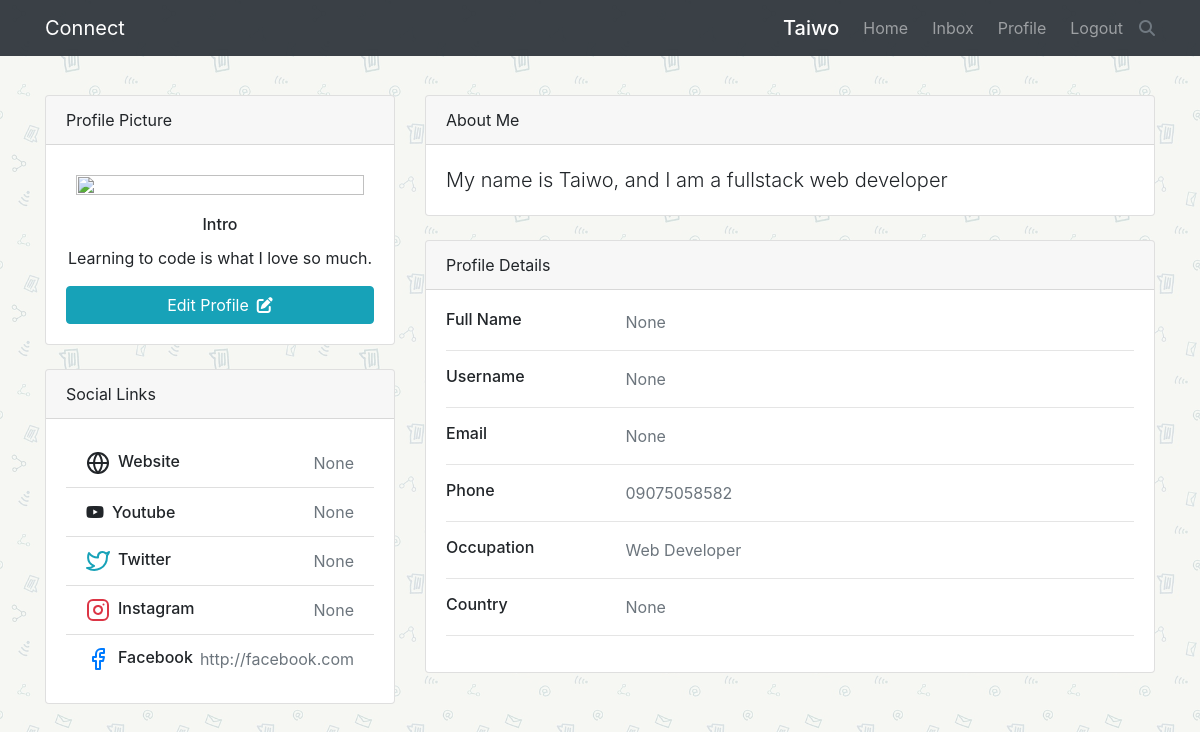
Page /profile (signed in) on the earlier database version.
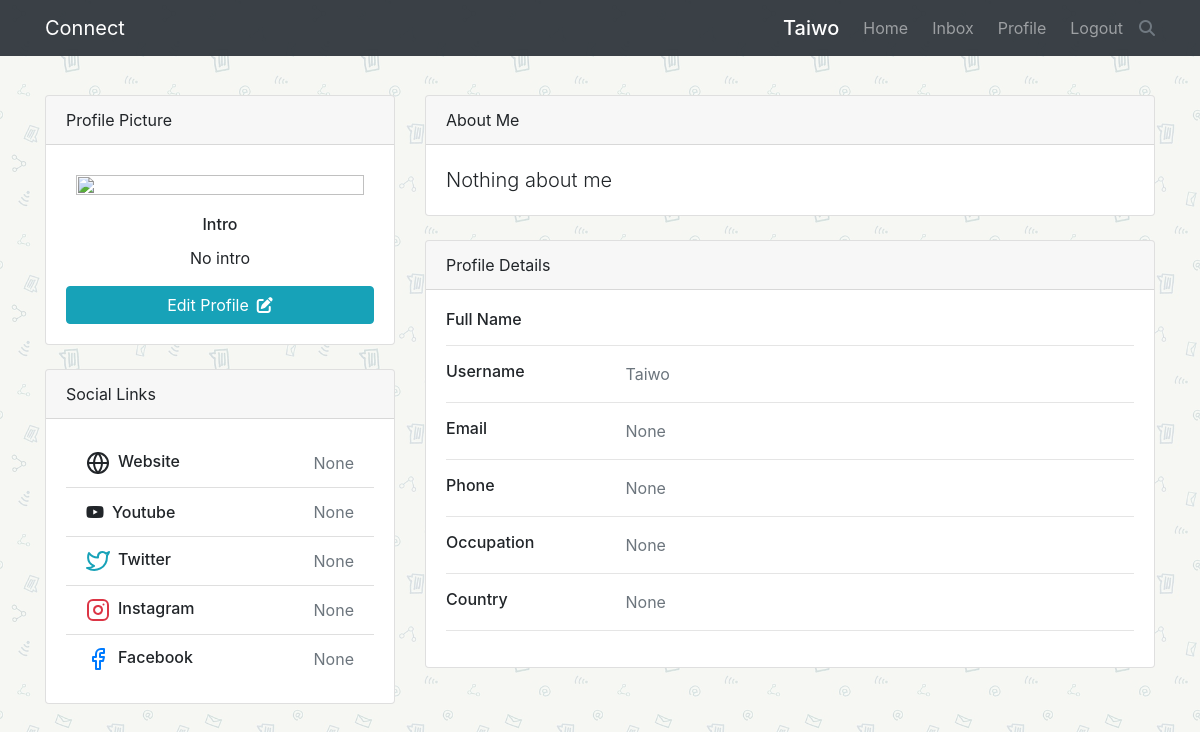
Same page on the later database version.
### posts/models.py (models this page shows, shortened)
class Profile(models.Model):
    owner = models.OneToOneField(User, on_delete=models.CASCADE, null=True, blank=True, related_name='profile')
    name = models.CharField(max_length=30, null=True, blank=True)
    username = models.CharField(max_length=30, null=True, blank=True)
    intro = models.CharField(max_length=50, null=True, blank=True)
    profile_picture = models.ImageField(
        blank=True, upload_to="Profile_images/")
    cover_picture = models.ImageField(
        blank=True, upload_to="cover_images/")
    occupation = models.CharField(max_length=50, null=True, blank=True)
    about_me = models.TextField(blank=True, null=True)
    mobile = models.CharField(max_length=20, blank=True, null=True)
    email = models.EmailField(max_length=100, null=True, blank=True)
    country = models.CharField(max_length=30, null=True, blank=True)
    website_link = models.URLField(max_length=200, null=True, blank=True)
    facebook_link = models.URLField(max_length=200, null=True, blank=True)
    twitter_link = models.URLField(max_length=200, null=True, blank=True)
    instagram_link = models.URLField(max_length=200, null=True, blank=True)
    youtube_link = models.URLField(max_length=200, null=True, blank=True)
    id = models.UUIDField(max_length=100, default=uuid.uuid4,
                          unique=True, primary_key=True, editable=False)
    def ProfileImageUrl(self):
        try:
            url = self.profile_picture.url
        except:
            url = 'https://ibb.co/Yk9xhdm'
        return url

### posts/views.py (the view)
# urls.py: path('profile', views.own_profile, name= 'own-profile'),
@login_required(login_url='login')
def own_profile(request):
    profile = get_object_or_404(Profile, owner=request.user)
    context = {
        'profile': profile,
        'page': 'own-profile'
    }
    return render(request, 'posts/profile.html', context)

### posts/templates/posts/profile.html (shortened to what the changed rows need)
{% extends 'base.html' %}
{% block content %}
<div class="row">
    <div class="col-xl-4 mx-auto d-md-flex d-xl-block ">
        <div class="col-md-6 col-xl pr-md-4 pr-xl-0 px-0">
          <div class="card mb-4 mb-xl-4">
              <div class="card-body text-center">
                <h6 class="card-title">Intro</h6>
                <p class="card-text">{{profile.intro|default_if_none:'No intro'}}</p>
                {% if request.user.profile.id == profile.id %}
                <a href="{% url 'update-profile' profile.id %}" class="btn btn-info btn-block"> Edit Profile<i class="fa fa fa-edit ml-2"></i></a>
                {% else %}
                <button type="button" class="btn btn-info btn-block" data-target="#messageForm" data-toggle="modal">Message <i class="fa fa fa-paper-plane ml-2"></i></button>
                {% endif %}
              </div>
          </div>
        </div>
        <div class="col-md-6 col-xl px-0 ">
          <div class="card mb-4 mb-xl-0">
            <div class="card-body">
                <ul class="list-group list-group-flush">
            <li class="list-group-item d-flex justify-content-between align-items-center flex-wrap">
              <h6 class="mb-0">Website</h6>
              <span class="text-secondary">{{profile.website_link}}</span>
            </li>
            <li class="list-group-item d-flex justify-content-between align-items-center flex-wrap">
              <h6 class="mb-0"><i class="fab fa-youtube fa-1x mr-2"></i>Youtube</h6>
              <span class="text-secondary">{{profile.youtube_link}}</span>
            </li>
            <li class="list-group-item d-flex justify-content-between align-items-center flex-wrap">
              <h6 class="mb-0">Twitter</h6>
              <span class="text-secondary">{{profile.twitter_link}}</span>
            </li>
            <li class="list-group-item d-flex justify-content-between align-items-center flex-wrap">
              <h6 class="mb-0">Instagram</h6>
              <span class="text-secondary">{{profile.instagram_link}}</span>
            </li>
            <li class="list-group-item d-flex justify-content-between align-items-center flex-wrap">
              <h6 class="mb-0">Facebook</h6>
              <span class="text-secondary">{{profile.facebook_link}}</span>
            </li>
          </ul>
            </div>
          </div>
        </div>
    </div>
    <div class="col-xl-8">
        <div class="card mb-4">
            <div class="card-body">
              <p class="card-text lead">{{profile.about_me|default_if_none:"Nothing about me"}}</p>
            </div>
        </div>
        <div class="card mb-4">
            <div class="card-body">
              <div class="row">
              <div class="col-sm-3">
                <h6 class="mb-0">Full Name</h6>
              </div>
              <div class="col-sm-9 text-secondary">
               {{profile.name|title}}
              </div>
            </div>
            <div class="row">
              <div class="col-sm-3">
                <h6 class="mb-0">Username</h6>
              </div>
              <div class="col-sm-9 text-secondary">
               {{profile.username|title}}
              </div>
            </div>
            <div class="row">
              <div class="col-sm-3">
                <h6 class="mb-0">Email</h6>
              </div>
              <div class="col-sm-9 text-secondary">
                {{profile.email}}
              </div>
            </div>
            <div class="row">
              <div class="col-sm-3">
                <h6 class="mb-0">Phone</h6>
              </div>
              <div class="col-sm-9 text-secondary">
               {{profile.mobile}}
              </div>
            </div>
            <div class="row">
              <div class="col-sm-3">
                <h6 class="mb-0">Occupation</h6>
              </div>
              <div class="col-sm-9 text-secondary">
                {{profile.occupation}}
              </div>
            </div>
            <div class="row">
              <div class="col-sm-3">
                <h6 class="mb-0">Country</h6>
              </div>
              <div class="col-sm-9 text-secondary">
               {{profile.country}}
              </div>
            </div>
            </div>
        </div>
    </div>
{% endblock content %}

Differences in the rows shown:
removed Profile: intro "Learning to code is what I love so much.", website_link "None", youtube_link "None", twitter_link "None", instagram_link "None", facebook_link "http://facebook.com", about_me "My name is Taiwo, and I am a fullstack web developer", name "None", username "None", email "None", mobile "09075058582", occupation "Web Developer", country "None"
added Profile: intro "No intro", website_link "None", youtube_link "None", twitter_link "None", instagram_link "None", facebook_link "None", about_me "Nothing about me", username "Taiwo", email "None", mobile "None", occupation "None", country "None"
